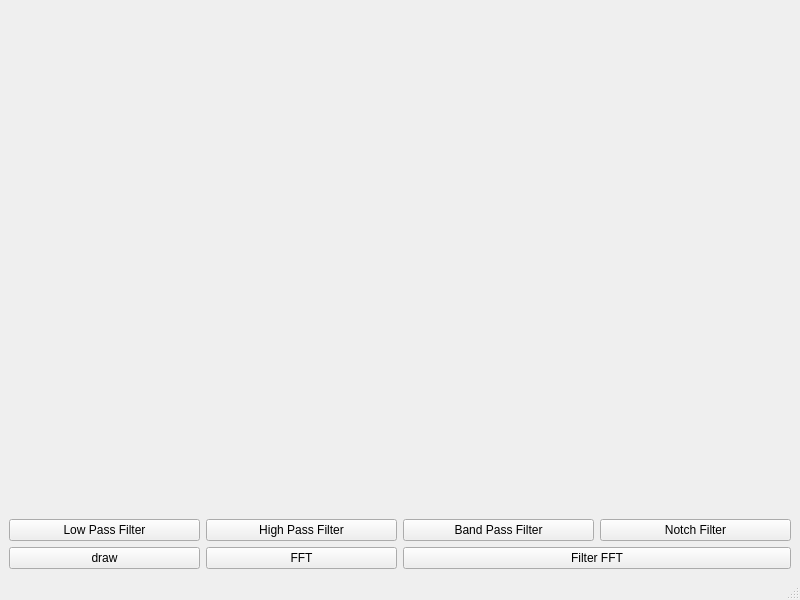
<?xml version="1.0" encoding="UTF-8"?>
<ui version="4.0">
 <class>MainWindow</class>
 <widget class="QMainWindow" name="MainWindow">
  <property name="geometry">
   <rect>
    <x>0</x>
    <y>0</y>
    <width>800</width>
    <height>600</height>
   </rect>
  </property>
  <property name="sizePolicy">
   <sizepolicy hsizetype="Preferred" vsizetype="Preferred">
    <horstretch>0</horstretch>
    <verstretch>0</verstretch>
   </sizepolicy>
  </property>
  <property name="windowTitle">
   <string>MainWindow</string>
  </property>
  <widget class="QWidget" name="centralwidget">
   <layout class="QGridLayout" name="gridLayout">
    <item row="0" column="2" colspan="2">
     <widget class="QChartView" name="wt_plot2" native="true"/>
    </item>
    <item row="2" column="0">
     <widget class="QPushButton" name="pb_lpf">
      <property name="sizePolicy">
       <sizepolicy hsizetype="Preferred" vsizetype="Fixed">
        <horstretch>0</horstretch>
        <verstretch>0</verstretch>
       </sizepolicy>
      </property>
      <property name="text">
       <string>Low Pass Filter</string>
      </property>
     </widget>
    </item>
    <item row="2" column="2">
     <widget class="QPushButton" name="pb_bpf">
      <property name="text">
       <string>Band Pass Filter</string>
      </property>
     </widget>
    </item>
    <item row="1" column="0" colspan="2">
     <widget class="QChartView" name="wt_fft" native="true">
      <property name="sizePolicy">
       <sizepolicy hsizetype="Preferred" vsizetype="Preferred">
        <horstretch>0</horstretch>
        <verstretch>0</verstretch>
       </sizepolicy>
      </property>
     </widget>
    </item>
    <item row="3" column="1">
     <widget class="QPushButton" name="pb_fft">
      <property name="sizePolicy">
       <sizepolicy hsizetype="Preferred" vsizetype="Fixed">
        <horstretch>0</horstretch>
        <verstretch>0</verstretch>
       </sizepolicy>
      </property>
      <property name="text">
       <string>FFT</string>
      </property>
     </widget>
    </item>
    <item row="3" column="0">
     <widget class="QPushButton" name="pb_draw">
      <property name="sizePolicy">
       <sizepolicy hsizetype="Preferred" vsizetype="Fixed">
        <horstretch>0</horstretch>
        <verstretch>0</verstretch>
       </sizepolicy>
      </property>
      <property name="text">
       <string>draw</string>
      </property>
     </widget>
    </item>
    <item row="2" column="1">
     <widget class="QPushButton" name="pb_hpf">
      <property name="text">
       <string>High Pass Filter</string>
      </property>
     </widget>
    </item>
    <item row="3" column="2" colspan="2">
     <widget class="QPushButton" name="pb_filter_fft">
      <property name="text">
       <string>Filter FFT</string>
      </property>
     </widget>
    </item>
    <item row="1" column="2" colspan="2">
     <widget class="QChartView" name="wt_fft2" native="true"/>
    </item>
    <item row="0" column="0" colspan="2">
     <widget class="QChartView" name="wt_plot" native="true">
      <property name="sizePolicy">
       <sizepolicy hsizetype="Preferred" vsizetype="Preferred">
        <horstretch>0</horstretch>
        <verstretch>0</verstretch>
       </sizepolicy>
      </property>
     </widget>
    </item>
    <item row="2" column="3">
     <widget class="QPushButton" name="pb_nf">
      <property name="text">
       <string>Notch Filter</string>
      </property>
     </widget>
    </item>
   </layout>
  </widget>
  <widget class="QMenuBar" name="menubar">
   <property name="geometry">
    <rect>
     <x>0</x>
     <y>0</y>
     <width>800</width>
     <height>26</height>
    </rect>
   </property>
  </widget>
  <widget class="QStatusBar" name="statusbar"/>
 </widget>
 <customwidgets>
  <customwidget>
   <class>QChartView</class>
   <extends>QWidget</extends>
   <header location="global">qchartview.h</header>
   <container>1</container>
  </customwidget>
 </customwidgets>
 <resources/>
 <connections/>
</ui>
